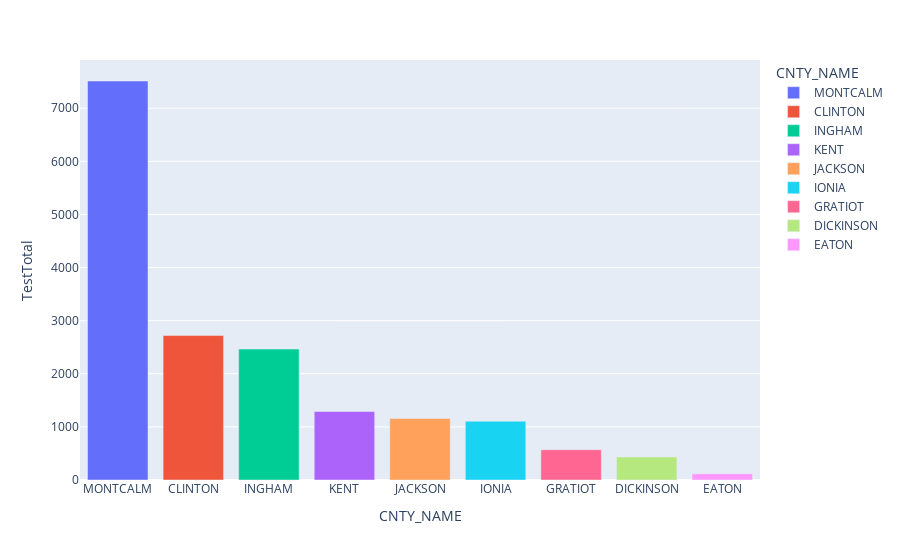

Notebook code for this chart:
### Code cell
cwd1 = cwd1[:]
fig = px.bar(cwd1, x='CNTY_NAME', y='TestTotal', color='CNTY_NAME')
# fig.update(mode='markers+lines', hovertemplate=None)
fig.update_layout(hovermode='x')

fig.show()

### Figure 1 — Plotly figure (JSON) as saved in the notebook; plotly's stock layout.template omitted (floating-point values rounded to 4 significant figures)
{"data": [{"alignmentgroup": "True", "hovertemplate": "CNTY_NAME=%{x}<br>TestTotal=%{y}<extra></extra>", "legendgroup": "MONTCALM", "marker": {"color": "#636efa", "pattern": {"shape": ""}}, "name": "MONTCALM", "offsetgroup": "MONTCALM", "orientation": "v", "showlegend": true, "textposition": "auto", "type": "bar", "x": ["MONTCALM"], "xaxis": "x", "y": [7513], "yaxis": "y"}, {"alignmentgroup": "True", "hovertemplate": "CNTY_NAME=%{x}<br>TestTotal=%{y}<extra></extra>", "legendgroup": "CLINTON", "marker": {"color": "#EF553B", "pattern": {"shape": ""}}, "name": "CLINTON", "offsetgroup": "CLINTON", "orientation": "v", "showlegend": true, "textposition": "auto", "type": "bar", "x": ["CLINTON"], "xaxis": "x", "y": [2720], "yaxis": "y"}, {"alignmentgroup": "True", "hovertemplate": "CNTY_NAME=%{x}<br>TestTotal=%{y}<extra></extra>", "legendgroup": "INGHAM", "marker": {"color": "#00cc96", "pattern": {"shape": ""}}, "name": "INGHAM", "offsetgroup": "INGHAM", "orientation": "v", "showlegend": true, "textposition": "auto", "type": "bar", "x": ["INGHAM"], "xaxis": "x", "y": [2465], "yaxis": "y"}, {"alignmentgroup": "True", "hovertemplate": "CNTY_NAME=%{x}<br>TestTotal=%{y}<extra></extra>", "legendgroup": "KENT", "marker": {"color": "#ab63fa", "pattern": {"shape": ""}}, "name": "KENT", "offsetgroup": "KENT", "orientation": "v", "showlegend": true, "textposition": "auto", "type": "bar", "x": ["KENT"], "xaxis": "x", "y": [1289], "yaxis": "y"}, {"alignmentgroup": "True", "hovertemplate": "CNTY_NAME=%{x}<br>TestTotal=%{y}<extra></extra>", "legendgroup": "JACKSON", "marker": {"color": "#FFA15A", "pattern": {"shape": ""}}, "name": "JACKSON", "offsetgroup": "JACKSON", "orientation": "v", "showlegend": true, "textposition": "auto", "type": "bar", "x": ["JACKSON"], "xaxis": "x", "y": [1157], "yaxis": "y"}, {"alignmentgroup": "True", "hovertemplate": "CNTY_NAME=%{x}<br>TestTotal=%{y}<extra></extra>", "legendgroup": "IONIA", "marker": {"color": "#19d3f3", "pattern": {"shape": ""}}, "name": "IONIA", "offsetgroup": "IONIA", "orientation": "v", "showlegend": true, "textposition": "auto", "type": "bar", "x": ["IONIA"], "xaxis": "x", "y": [1106], "yaxis": "y"}, {"alignmentgroup": "True", "hovertemplate": "CNTY_NAME=%{x}<br>TestTotal=%{y}<extra></extra>", "legendgroup": "GRATIOT", "marker": {"color": "#FF6692", "pattern": {"shape": ""}}, "name": "GRATIOT", "offsetgroup": "GRATIOT", "orientation": "v", "showlegend": true, "textposition": "auto", "type": "bar", "x": ["GRATIOT"], "xaxis": "x", "y": [570], "yaxis": "y"}, {"alignmentgroup": "True", "hovertemplate": "CNTY_NAME=%{x}<br>TestTotal=%{y}<extra></extra>", "legendgroup": "DICKINSON", "marker": {"color": "#B6E880", "pattern": {"shape": ""}}, "name": "DICKINSON", "offsetgroup": "DICKINSON", "orientation": "v", "showlegend": true, "textposition": "auto", "type": "bar", "x": ["DICKINSON"], "xaxis": "x", "y": [435], "yaxis": "y"}, {"alignmentgroup": "True", "hovertemplate": "CNTY_NAME=%{x}<br>TestTotal=%{y}<extra></extra>", "legendgroup": "EATON", "marker": {"color": "#FF97FF", "pattern": {"shape": ""}}, "name": "EATON", "offsetgroup": "EATON", "orientation": "v", "showlegend": true, "textposition": "auto", "type": "bar", "x": ["EATON"], "xaxis": "x", "y": [116], "yaxis": "y"}], "layout": {"autosize": true, "barmode": "relative", "hovermode": "x", "legend": {"title": {"text": "CNTY_NAME"}, "tracegroupgap": 0}, "margin": {"t": 60}, "xaxis": {"anchor": "y", "autorange": true, "categoryarray": ["MONTCALM", "CLINTON", "INGHAM", "KENT", "JACKSON", "IONIA", "GRATIOT", "DICKINSON", "EATON"], "categoryorder": "array", "domain": [0, 1], "range": [-0.5, 8.5], "title": {"text": "CNTY_NAME"}, "type": "category"}, "yaxis": {"anchor": "x", "autorange": true, "domain": [0, 1], "range": [0, 7908.0], "title": {"text": "TestTotal"}, "type": "linear"}}}
